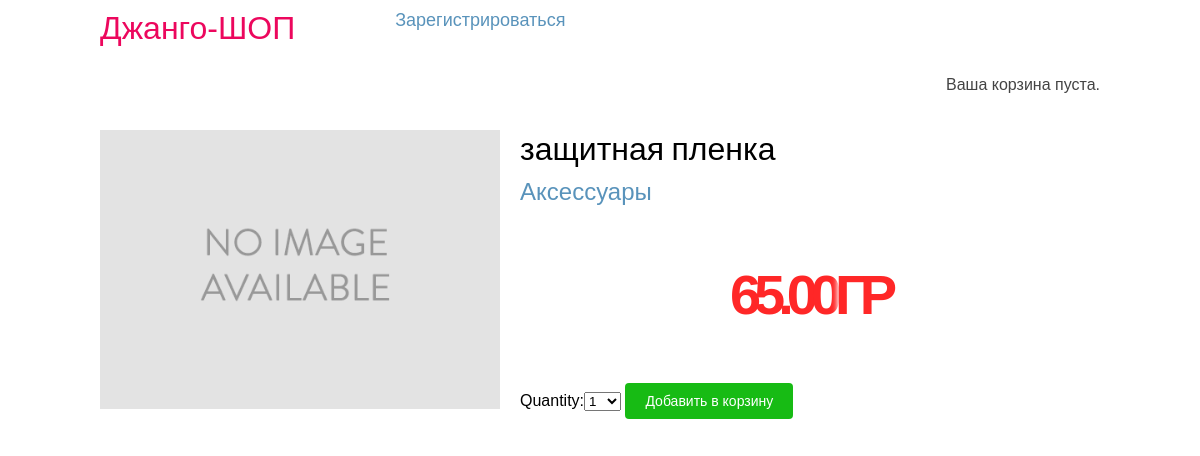
The app's page /4/zashitnaya-plenka/ with its own data.
### shop/models.py (models this page shows, shortened)
class Product(models.Model):
    category = models.ForeignKey(Category, related_name='products', on_delete=models.CASCADE)
    name = models.CharField(max_length=200, db_index=True)
    slug = models.SlugField(max_length=200, db_index=True)
    image = models.ImageField(upload_to='products/%Y/%m/%d', blank=True)
    description = models.TextField(blank=True)
    price = models.DecimalField(max_digits=10, decimal_places=2)
    stock = models.PositiveIntegerField(verbose_name='акция')
    available = models.BooleanField(default=True)
    created = models.DateTimeField(auto_now_add=True)
    updated = models.DateTimeField(auto_now=True)
    class Meta:
        ordering = ('-created',)
        index_together = (('id', 'slug'),)
        verbose_name = 'Товар'
        verbose_name_plural = 'Товары'

class Category(models.Model):
    name = models.CharField(max_length=200, db_index=True, verbose_name='наименование')
    slug = models.SlugField(max_length=200, db_index=True, unique=True, verbose_name='краткое наименование')
    class Meta:
        ordering = ('name',)
        verbose_name = 'Категория'
        verbose_name_plural = 'Категории'
    def __str__(self):
        return self.name
    def get_absolute_url(self):
        return reverse('shop:product_list_by_category', args=[self.slug])

### shop/views.py (the view)
# urls.py: url(r'^(?P<id>\d+)/(?P<slug>[-\w]+)/$', views.product_detail, name='product_detail'),
def product_detail(request, id, slug):
    product = get_object_or_404(Product, id=id, slug=slug, available=True)
    cart_product_form = CartAddProductForm()
    return render(request,
                  'shop/product/detail.html',
                  {'product': product,
                   'cart_product_form': cart_product_form})

### cart/forms.py
class CartAddProductForm(forms.Form):
    quantity = forms.TypedChoiceField(choices=PRODUCT_QUANTITY_CHOICES,
                                      coerce=int)
    update = forms.BooleanField(required=False,
                                initial=False,
                                widget=forms.HiddenInput)

### cart/cart.py (called while the page is built)
    def __len__(self):
        return sum(item['quantity'] for item in self.cart.values())

### cart/context_processors.py (called while the page is built)
def cart(request):
    return {'cart': Cart(request) }

### shop/templates/shop/product/detail.html (shortened to what this page needs)
{% extends "shop/base.html" %}
{% load static %}
{% block content %}
    <div class="product-detail">
        <img src="{% if product.image %}{{ product.image.url }}{% else %}{% static "img/no_image.png" %}{% endif %}">
        <h1>{{ product.name }}</h1>
        <h2><a href="{{ product.category.get_absolute_url }}">{{ product.category }}</a></h2>
        <p class="price">{{ product.price }}гр</p>
        <form action="{% url "cart:cart_add" product.id %}" method="post">
            {{ cart_product_form }}
            <input type="submit" value="Добавить в корзину">
        </form>
    </div>
{% endblock %}

### shop/static/css/base.css (style rules this page uses)
body { margin:0; padding:0; font-family:helvetica, sans-serif; }
h1, h2, h3, h4, h5 , h6 { font-family: 'Ubuntu', sans-serif; font-weight:normal; }
a { text-decoration:none; color:#5993bb; }
a.button, input[type="submit"] { color:#fff; background: #17bb14; border-radius:4px; padding:10px 20px; font-size:14px; border:3px; }
.product-detail { text-align:justify; }
.product-detail .price { text-align: center; font-size: 3.5em; color: #ff2727; letter-spacing: -7px; font-weight: 700; text-transform: uppercase; animation: blur .75s ease-out infinite; text-shadow: 0px 0px 5px #fff, 0px 0px 7px #fff; }
.product-detail img { width:40%; float:left; padding:0 20px 20px 0; }
.product-detail h1 { margin-bottom:0; }
.product-detail h2 { margin-top:10px; }

### records on screen
Product: name "защитная пленка", category "Аксессуары", price "65.00"
